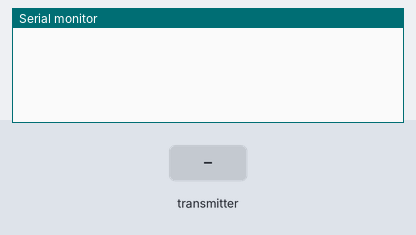
The program below on a simulated ESP32. Parts: the last lines printed to the serial monitor. The inputs (shaded band) are chosen by the test bench. WiFi joins after 1.5 s; servers stay silent unless stated; no MQTT or app messages arrive unless stated.

Above: at 2.7 s.
2.8 s: the transmitter starts sending temperature = 0
At 3.11 s:
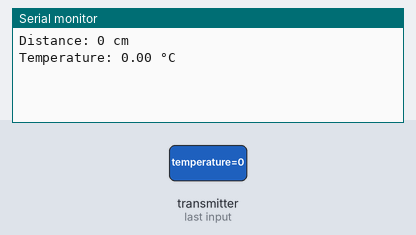
4.3 s: the transmitter starts sending distance = 64
5.8 s: the transmitter starts sending temperature = 25
At 6.11 s:
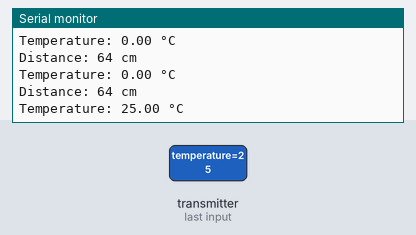
7.3 s: the transmitter starts sending distance = 128
Timing chart, 0 to 9.8 s (numbered marks = the images above; inputs shaded):
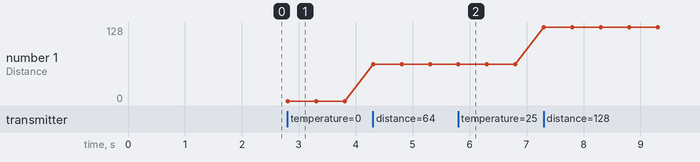

Measured:
- after the input at 2.8 s, the serial monitor: prints a new line at once (image 1)
- after the input at 5.8 s, the serial monitor: prints a new line at once (image 2)
- plotted number 1: 0 → 64 after the input at 4.3 s, 64 → 128 after the input at 7.3 s

The program:

main.cpp
```cpp
#include <Arduino.h>
#include <WiFi.h>
#include <WiFiManager.h>
#include <esp_now.h>
#include <PubSubClient.h>

typedef struct sensor_data
{
    float temperature;
    uint8_t distance;
} sensor_data_t;

WiFiManager wifiManager;
WiFiClient wifiClient;

const uint8_t mqttServer[] = {0, 0, 0, 0};
const char *mqqtId = "85c92730-edda-11ee-bb4b-89d05c2d6ab2";
const char *mqttUser = "student@toi.toi";
const char *mqttPassword = "";
const uint16_t mqttPort = 3001;

PubSubClient mqttClient(mqttServer, mqttPort, wifiClient);

void OnDataRecv(const uint8_t *mac, const uint8_t *incomingData, int len)
{
    if (len != sizeof(sensor_data_t))
    {
        Serial.println("Invalid packet received");
        return;
    }

    sensor_data_t sensorData;
    memcpy(&sensorData, incomingData, len);
    Serial.println("Distance: " + String(sensorData.distance) + " cm");
    Serial.println("Temperature: " + String(sensorData.temperature) + " °C");

    mqttClient.publish("v1/devices/me/telemetry", ("{temperature:" + String(sensorData.temperature) + ", distance:" + String(sensorData.distance) + "}").c_str());
}

void setup()
{
    Serial.begin(115200);
    WiFi.mode(WIFI_STA);

    wifiManager.setClass("invert");
    bool reboot = false;
    wifiManager.setAPCallback([&reboot](WiFiManager *mgr)
                              { reboot = true; });
    wifiManager.autoConnect("ESPAP-xzmitk01");
    if (reboot)
    {
        ESP.restart();
    }

    if (esp_now_init() != ESP_OK)
    {
        Serial.println("Error initializing ESP-NOW");
        ESP.restart();
    }

    if(!mqttClient.connect(mqqtId, mqttUser, mqttPassword))
    {
        Serial.println("Failed to connect to MQTT server");
        ESP.restart();
    }

    esp_now_register_recv_cb(OnDataRecv);
}

void loop()
{
}
```
